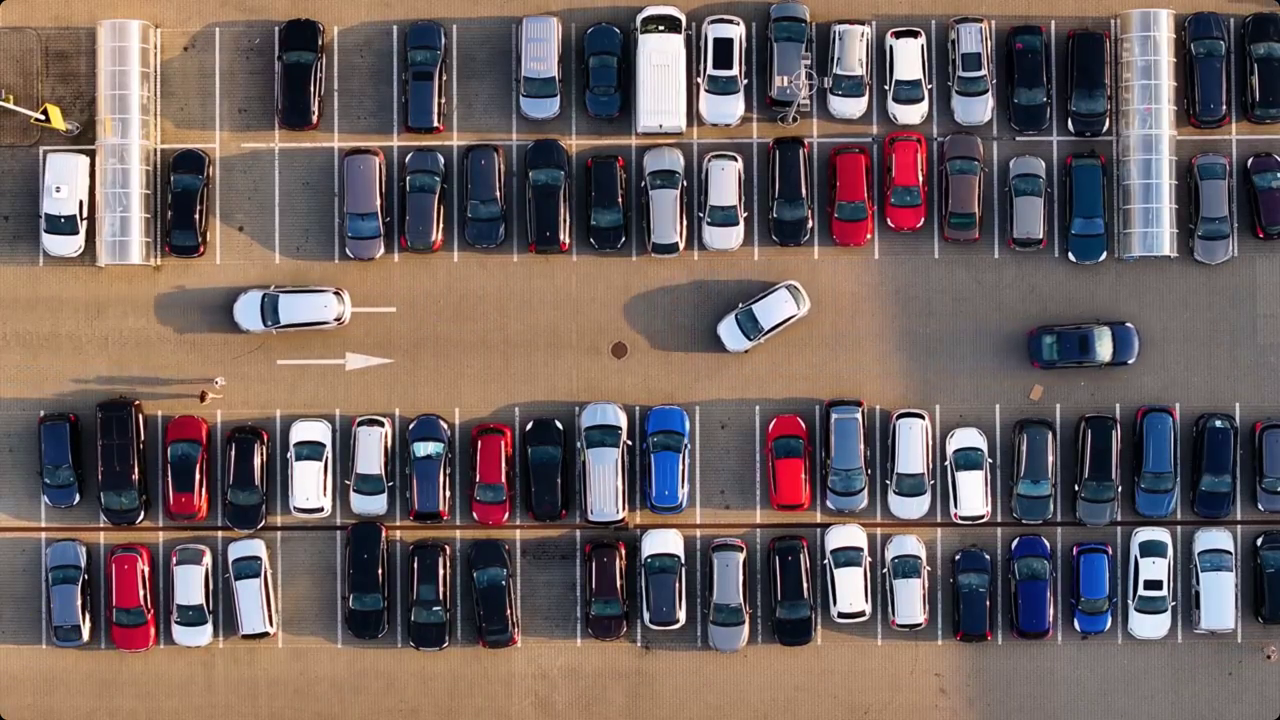
#> input picture frame 78 of park1.mp4, 1280 x 720 px
$ python DetectEdgeCompare.py   (older library calls are emulated)
#> lines starting #> are read from the running program, lines starting #| are printed output that depends on the picture; after the words box and inside, x2 and y2 are one past the last pixel; in counts of white or black regions, pixels touching at a corner belong together
import cv2
import numpy as np

# ฟังก์ชันสำหรับใส่ป้ายชื่อบนรูป
def add_label(img, text):
    img_bgr = cv2.cvtColor(img, cv2.COLOR_GRAY2BGR) # แปลงเป็น 3 Channel เพื่อให้ใส่สีได้
    cv2.rectangle(img_bgr, (0, 0), (350, 40), (0, 0, 0), cv2.FILLED)
    cv2.putText(img_bgr, text, (10, 28), cv2.FONT_HERSHEY_SIMPLEX, 0.8, (0, 255, 0), 2)
    return img_bgr

# เปิดวิดีโอลานจอดรถ
cap = cv2.VideoCapture("park1.mp4")

print("qqq")

while True:
    success, img = cap.read()
#> img is the input picture: shape (720, 1280, 3); mean B, G, R 96, 97.4, 111.1
    if not success:
        cap.set(cv2.CAP_PROP_POS_FRAMES, 0)
        continue

    # 1. ภาพต้นฉบับ (ทำเป็นขาวดำและเบลอเล็กน้อยเพื่อความยุติธรรมให้ทุกฟิลเตอร์)
    gray = cv2.cvtColor(img, cv2.COLOR_BGR2GRAY)
    blur = cv2.GaussianBlur(gray, (5, 5), 1)

    # 2. Canny Edge (พระเอกของเรา)
    canny = cv2.Canny(blur, 70, 180)
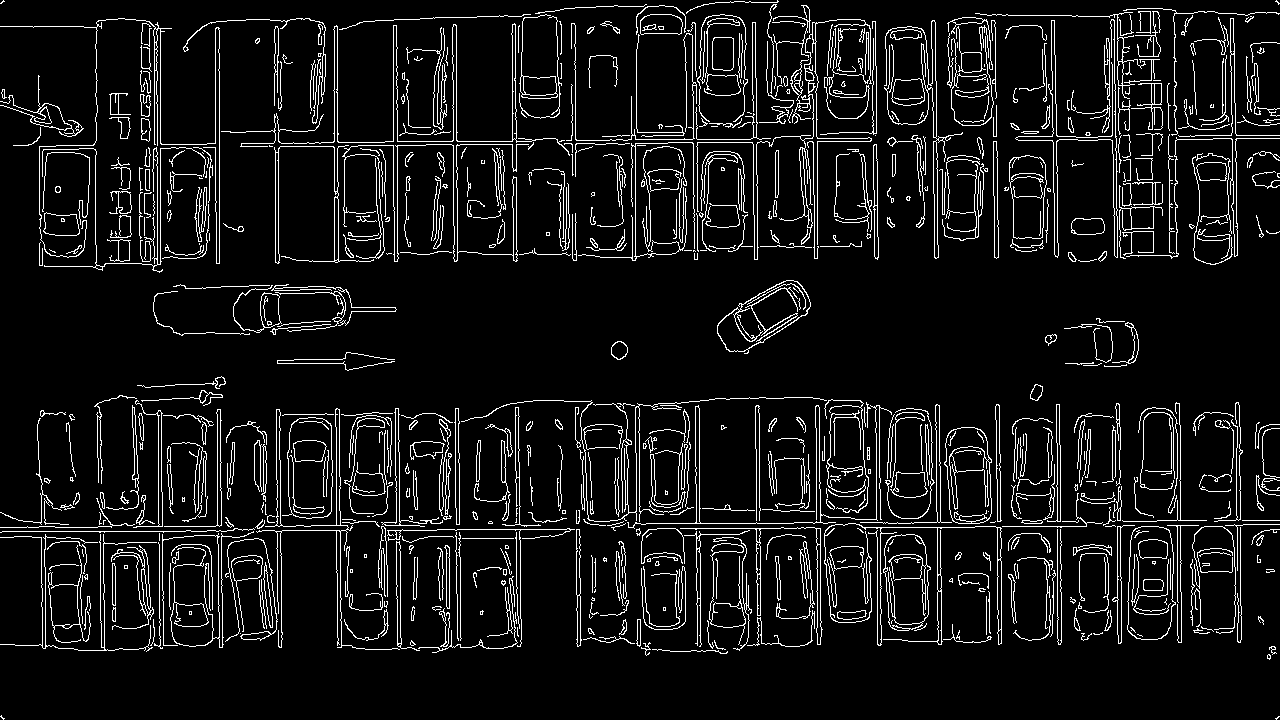
#> canny: shape (720, 1280); 7.9% white in thin lines or dots

    # 3. Sobel (รวมแกน X และ Y)
    sobelx = cv2.Sobel(blur, cv2.CV_64F, 1, 0, ksize=3)
    sobely = cv2.Sobel(blur, cv2.CV_64F, 0, 1, ksize=3)
    sobel_combined = cv2.convertScaleAbs(cv2.bitwise_or(sobelx, sobely))

    # 4. Laplacian (อนุพันธ์อันดับ 2)
    laplacian = cv2.convertScaleAbs(cv2.Laplacian(blur, cv2.CV_64F))

    # 5. Adaptive Threshold (Gaussian)
    # ใช้ Block size 15, ตัดค่าคงที่ 2 (Invert สีให้ขอบ/วัตถุเป็นสีขาวเหมือน Canny)
    adaptive = cv2.adaptiveThreshold(blur, 255, cv2.ADAPTIVE_THRESH_GAUSSIAN_C,
                                     cv2.THRESH_BINARY_INV, 15, 2)
#> adaptive: shape (720, 1280); 35.9% white; 6083 white regions (5282 under 20 px), largest, box (x1, y1, x2, y2) and area: (0, 390, 1102, 662) 77757, (635, 13, 1280, 273) 44888, (337, 0, 795, 142) 19491

    # 6. Otsu's Threshold (Global Thresholding อัตโนมัติ)
    # สลับสีให้วัตถุเป็นสีขาว (THRESH_BINARY_INV)
    _, otsu = cv2.threshold(blur, 0, 255, cv2.THRESH_BINARY_INV + cv2.THRESH_OTSU)
#> otsu: shape (720, 1280); 48.1% white; 204 white regions (117 under 20 px), largest, box (x1, y1, x2, y2) and area: (0, 295, 1280, 654) 210367, (685, 0, 1280, 280) 83582, (281, 137, 755, 262) 40143

    # --- เตรียมภาพสำหรับแสดงผล (ย่อขนาดลง 40% จะได้ไม่ล้นจอ) ---
    scale = 0.4
    h, w = gray.shape
    new_w, new_h = int(w * scale), int(h * scale)

    # ใส่ป้ายชื่อและย่อขนาด
    img1 = cv2.resize(add_label(gray, "1. Original (Gray+Blur)"), (new_w, new_h))
    img2 = cv2.resize(add_label(canny, "2. Canny (Clean & Thin)"), (new_w, new_h))
    img3 = cv2.resize(add_label(sobel_combined, "3. Sobel (Thick & Messy)"), (new_w, new_h))
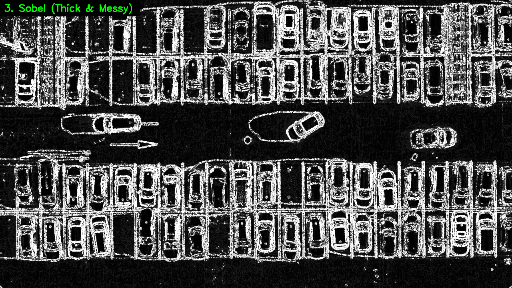
#> img3: shape (288, 512, 3); mean of channels 0, 1, 2 76.1, 76.7, 76.1; drawn as B, G, R
    img4 = cv2.resize(add_label(laplacian, "4. Laplacian (Extremely Noisy)"), (new_w, new_h))
    img5 = cv2.resize(add_label(adaptive, "5. Adaptive (Catches Road Texture)"), (new_w, new_h))
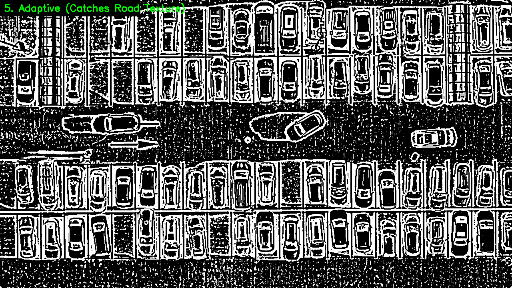
#> img5: shape (288, 512, 3); mean of channels 0, 1, 2 90.4, 91.2, 90.4; drawn as B, G, R
    img6 = cv2.resize(add_label(otsu, "6. Otsu (Fails on Uneven Light)"), (new_w, new_h))
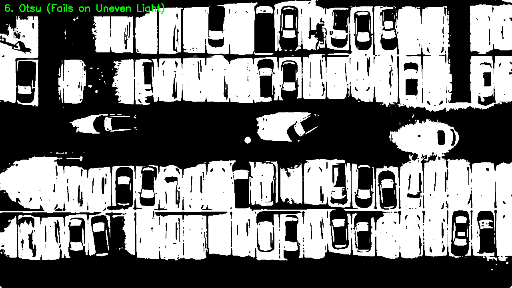
#> img6: shape (288, 512, 3); mean of channels 0, 1, 2 122.2, 122.9, 122.2; drawn as B, G, R

    # นำมาต่อกันเป็นตาราง 2 แถว 3 คอลัมน์
    row1 = np.hstack([img1, img2, img3])
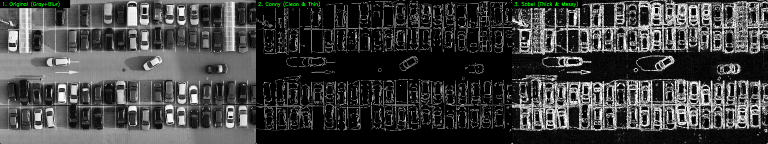
#> row1: shape (288, 1536, 3) (shown at 1/2 size); mean of channels 0, 1, 2 65, 65.5, 65; drawn as B, G, R
    row2 = np.hstack([img4, img5, img6])
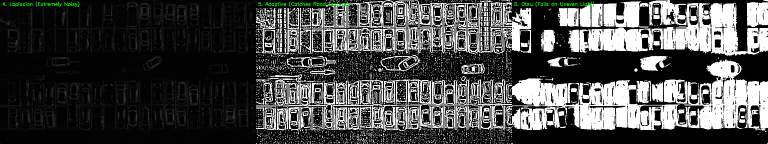
#> row2: shape (288, 1536, 3) (shown at 1/2 size); mean of channels 0, 1, 2 73, 73.8, 73; drawn as B, G, R
    grid = np.vstack([row1, row2])
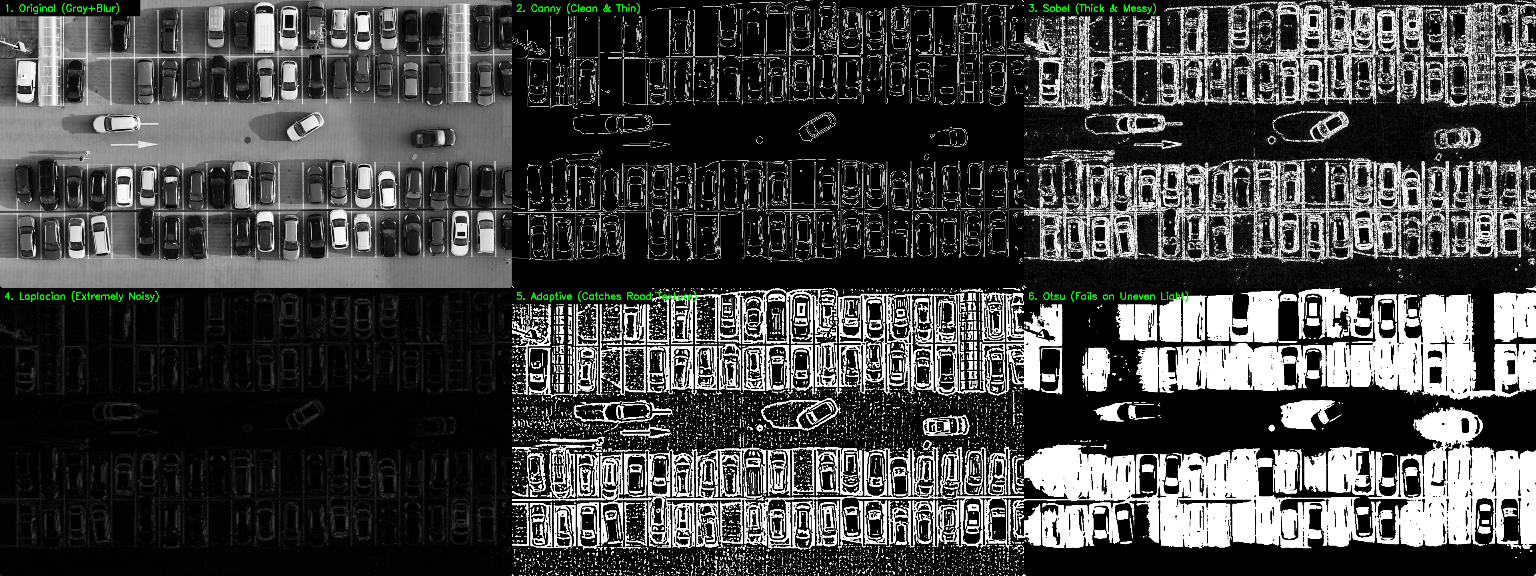
#> grid: shape (576, 1536, 3); mean of channels 0, 1, 2 69, 69.7, 69; drawn as B, G, R

    cv2.imshow("Edge Detection & Thresholding Comparison", grid)

    if cv2.waitKey(30) & 0xFF == ord('q'):
#> (key q is pressed here)
        break

cap.release()
cv2.destroyAllWindows()

$ run again, starting later in the video
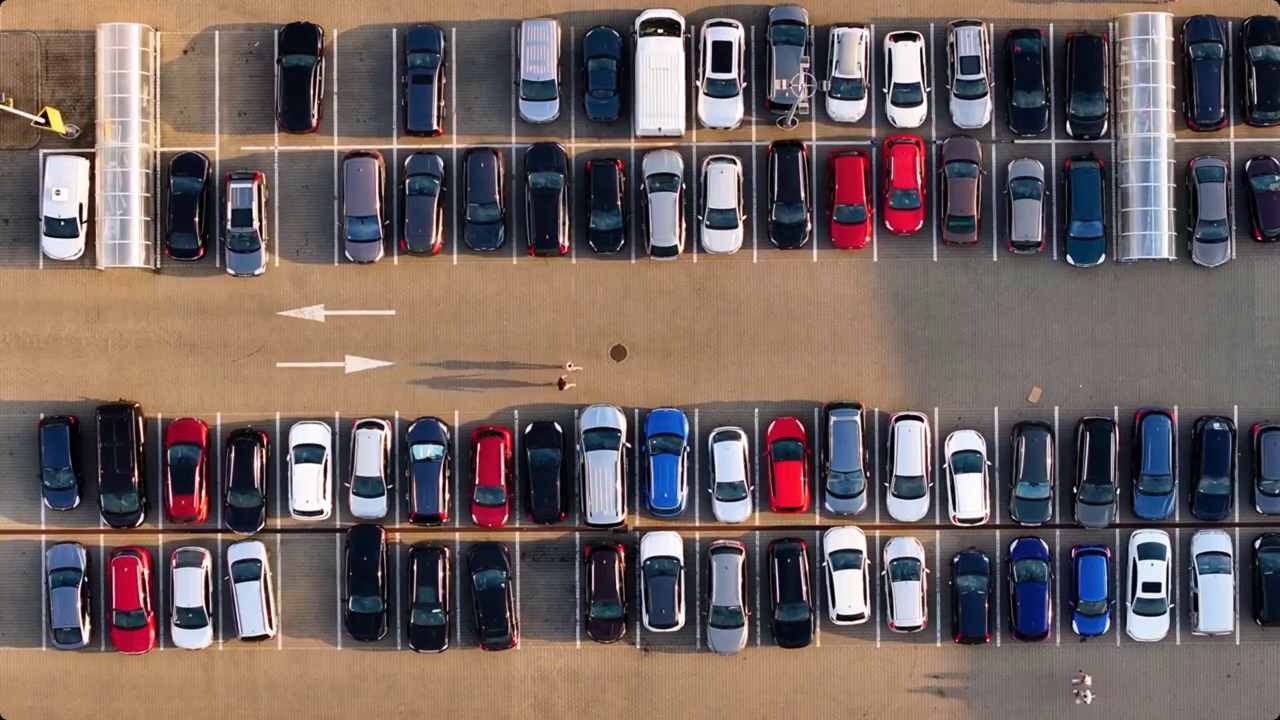
#> input picture frame 351 of park1.mp4, 1280 x 720 px
#> img is the input picture: shape (720, 1280, 3); mean B, G, R 96.1, 98.3, 112.7
#> `canny = cv2.Canny(blur, 70, 180)`:
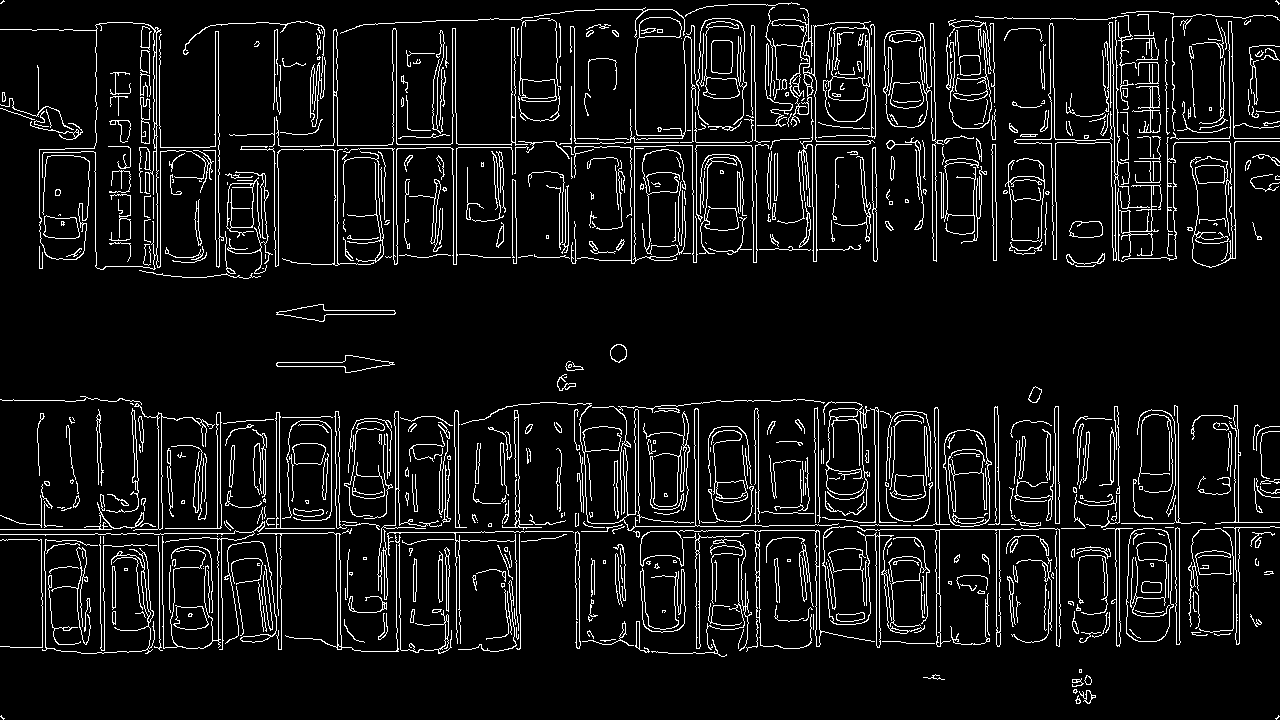
#> canny: shape (720, 1280); 7.8% white in thin lines or dots
#> adaptive: shape (720, 1280); 35.6% white; 6108 white regions (5305 under 20 px), largest, box (x1, y1, x2, y2) and area: (0, 396, 1100, 662) 79329, (634, 16, 1280, 280) 44245, (41, 3, 815, 278) 39392
#> otsu: shape (720, 1280); 46% white; 182 white regions (94 under 20 px), largest, box (x1, y1, x2, y2) and area: (0, 398, 1280, 654) 199728, (684, 4, 1280, 281) 82592, (279, 140, 754, 265) 40376
#> `grid = np.vstack([row1, row2])`:
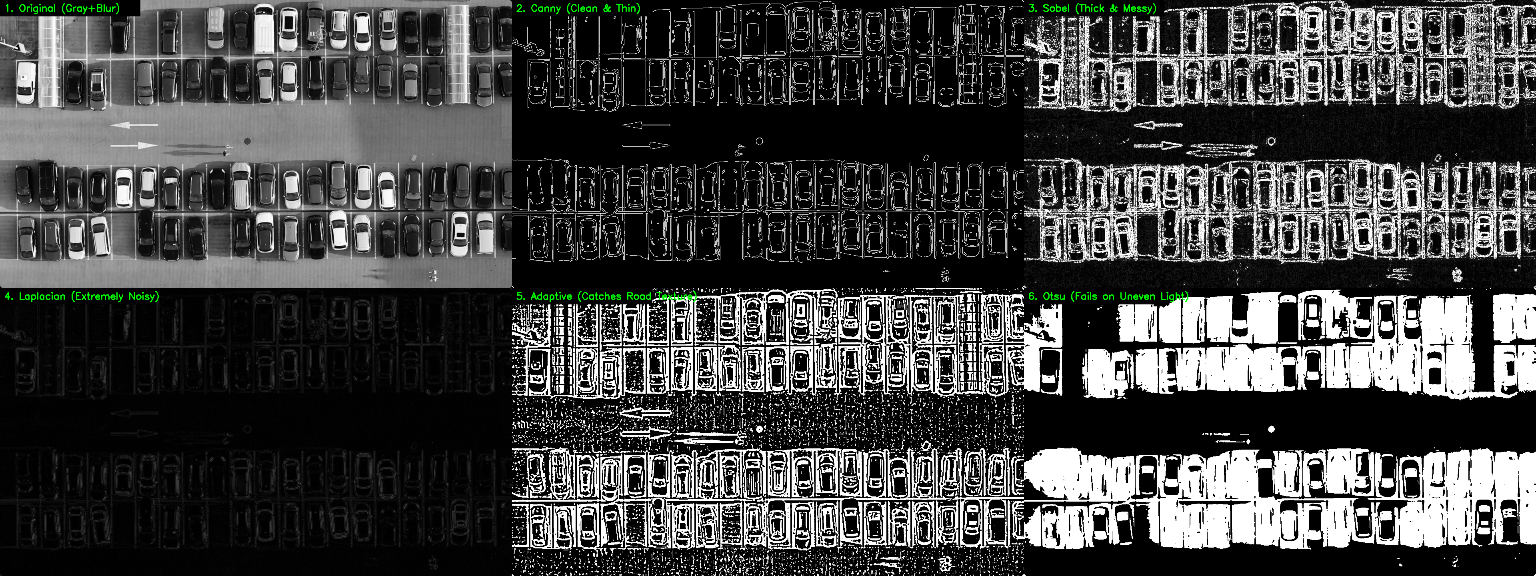
#> grid: shape (576, 1536, 3); mean of channels 0, 1, 2 68.1, 68.7, 68.1; drawn as B, G, R

$ run again, starting later in the video
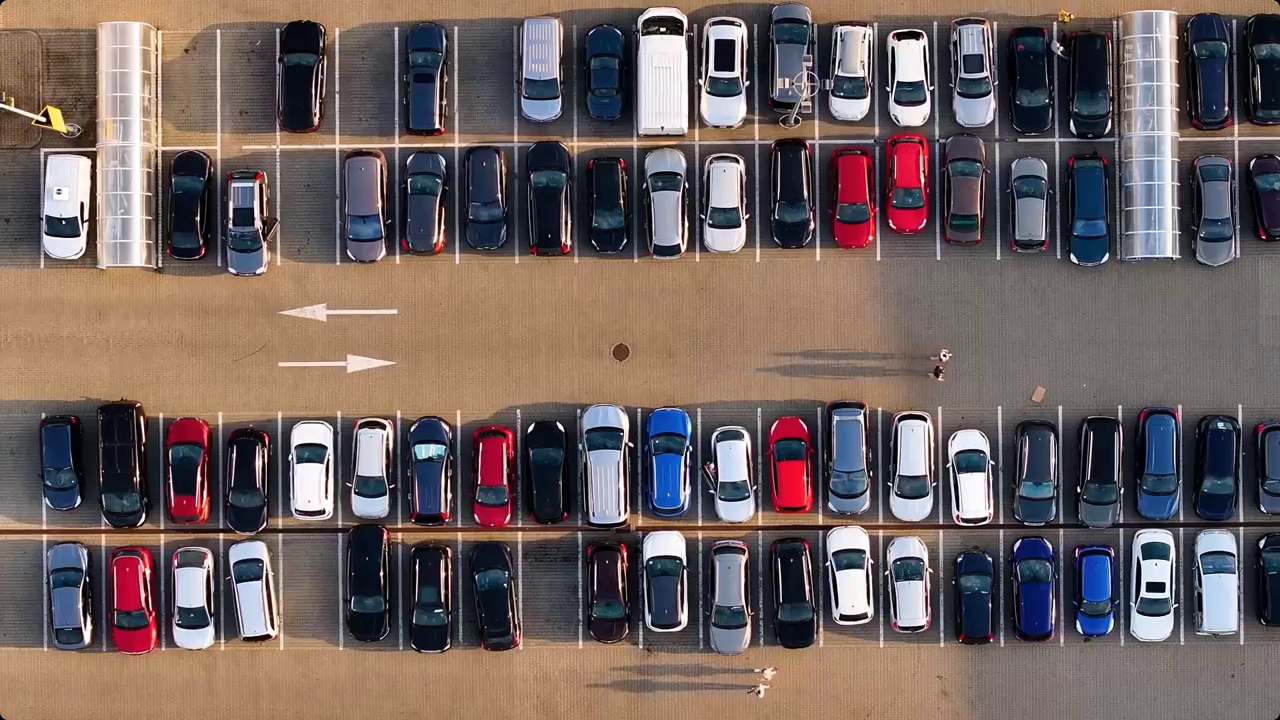
#> input picture frame 625 of park1.mp4, 1280 x 720 px
#> img is the input picture: shape (720, 1280, 3); mean B, G, R 95.2, 97.4, 111.4
#> `canny = cv2.Canny(blur, 70, 180)`:
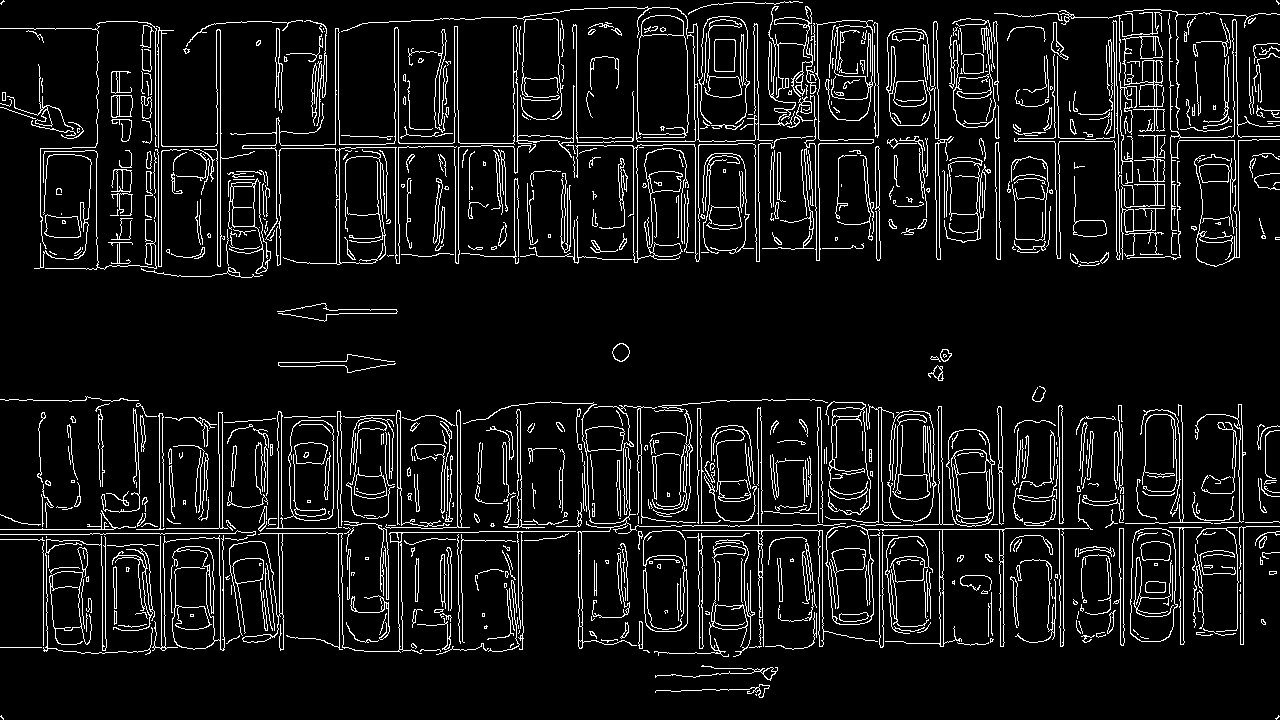
#> canny: shape (720, 1280); 8.2% white in thin lines or dots
#> adaptive: shape (720, 1280); 37.2% white; 7505 white regions (6595 under 20 px), largest, box (x1, y1, x2, y2) and area: (0, 384, 1134, 659) 83812, (637, 11, 1280, 289) 44200, (161, 0, 817, 156) 28208
#> otsu: shape (720, 1280); 46% white; 214 white regions (120 under 20 px), largest, box (x1, y1, x2, y2) and area: (0, 398, 1280, 654) 184572, (818, 14, 1280, 279) 65045, (280, 139, 757, 264) 40437
#> `grid = np.vstack([row1, row2])`:
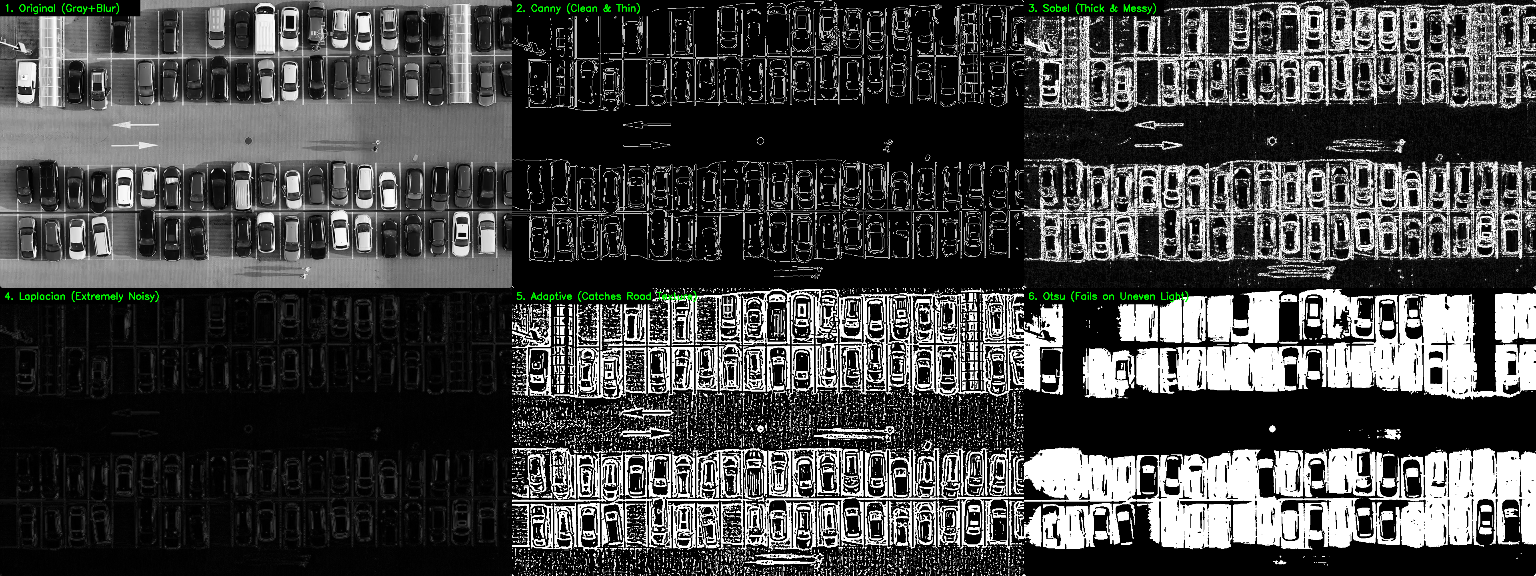
#> grid: shape (576, 1536, 3); mean of channels 0, 1, 2 69, 69.7, 69; drawn as B, G, R
